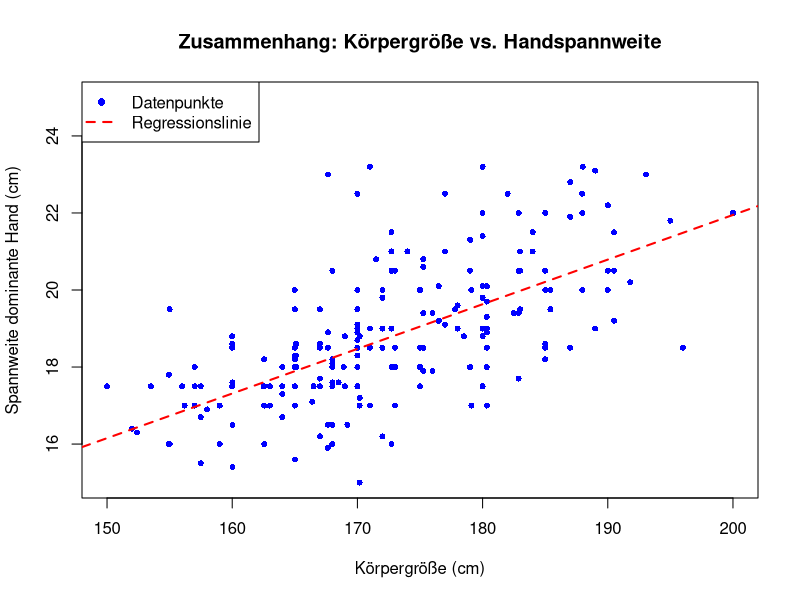

This chart was generated by the following R code:
library(MASS)
data(survey)

# Ermöglicht zugriff auf die Variablen
attach(survey)


cat("=== Aufgabe 5: Fehlende Werte und Scatterplots ===")


# Wir machen zuerst die Variable Height im Teil a)

cat("===== Teil a ====\n")

print(summary(Height))

# Wir versuchen das Stichprobenmittel (mean) zu bestimmen
cat("\n Stichprobenmittel \n")
height_mean_na <- mean(Height)
print(height_mean_na)
# Gibt wie erwartet NA zurück

# Bestimmen wri also die Anzahl an fehlenden Werten

missing_height <- sum(is.na(Height))
total_observations <- length(Height)
cat("\n Anzahl an fehlenden Werten:", missing_height, "von", total_observations)

# Berechnen des Prozentuellen Anteols
cat("\n Prozentueller Anteil an fehlenden Werten:", round(missing_height/total_observations * 100,2), "%\n")

# Berechnen wir einfach mit na.rm = TRUE dann werden die NAs nicht berücksichtigt

cat("\n ====== Teil b =======")
cat("Berechnung mit na.rm = True \n")

height_min <- min(Height, na.rm = TRUE)
height_max <- max(Height, na.rm = TRUE)
height_mean <- mean(Height, na.rm = TRUE)
height_median <- median(Height, na.rm = TRUE)
height_sd <- sd(Height, na.rm = TRUE)
height_quantiles <- quantile(Height, na.rm = TRUE)

cat("Minimum:", height_min, "\n")
cat("Maximum:", height_max, "\n")
cat("Mittelwert:", round(height_mean, 2), "\n")
cat("Median:", height_median, "\n")
cat("Standardabweichung:", round(height_sd, 2), "\n")
cat("Quantile:\n")
print(height_quantiles)

# Die können wir nun einfach mit summary() vergleichen

cat("\nVergleich mit summary() - sollten übereinstimmen:\n")
height_summary <- summary(Height)
print(height_summary)


# Nun im Teil c, machen wir die Spannweite VS Körpergröße der Dominanten Hand
cat("\n === Teil c ==== \n")

# Zuerst die beiden fehlenden Werte überprüfen

missing_wr_hnd <- sum(is.na(Wr.Hnd))
cat("Fehlende Werte in Wr.Hnd:", missing_wr_hnd, "von", length(Wr.Hnd), "\n")

# Mit der complete.cases Funktion finden wir die gemeinsem Fehlenden Werte
complete_cases <- complete.cases(Height, Wr.Hnd)
cat("Komplette Beobachtungen (ohne fehlende Werte):", sum(complete_cases), "\n")


plot(Height, Wr.Hnd,
     main = "Zusammenhang: Körpergröße vs. Handspannweite",
     xlab = "Körpergröße (cm)",
     ylab = "Spannweite dominante Hand (cm)",
     pch = 16,              # Feste Punkte
     col = "blue",          # Farbe der Punkte
     cex = 0.8,             # Punktgröße
     xlim = c(150, 200),    # X-Achsen Bereich
     ylim = c(15, 25))      # Y-Achsen Bereich

# Regressionslinie hinzufügen
abline(lm(Wr.Hnd ~ Height, na.action = na.omit), 
       col = "red", 
       lwd = 2,
       lty = 2)

# Legende hinzufügen
legend("topleft",
       legend = c("Datenpunkte", "Regressionslinie"),
       col = c("blue", "red"),
       pch = c(16, NA),
       lty = c(NA, 2),
       lwd = c(NA, 2))

# Korrelationskoeffizient berechnen
correlation <- cor(Height, Wr.Hnd, use = "complete.obs")
cat("Korrelationskoeffizient:", round(correlation, 3), "\n")

# Statistische Interpretation
cat("\nStatistische Interpretation:\n")
if (abs(correlation) > 0.7) {
  cat("Starker Zusammenhang\n")
} else if (abs(correlation) > 0.5) {
  cat("Mittlerer Zusammenhang\n")
} else if (abs(correlation) > 0.3) {
  cat("Schwacher Zusammenhang\n")
} else {
  cat("Sehr schwacher oder kein Zusammenhang\n")
}
